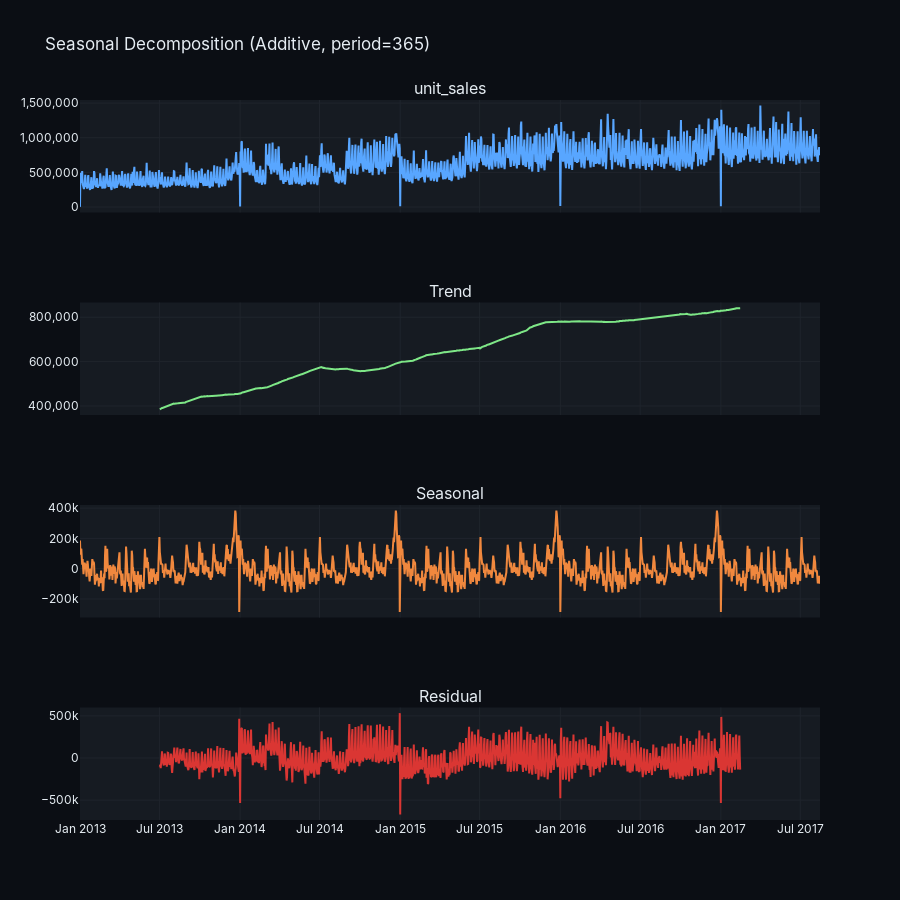

Notebook code cell kept with this figure:
### Code cell
from plotly.subplots import make_subplots
from statsmodels.tsa.seasonal import seasonal_decompose

# Decompose the time series
decomposition = seasonal_decompose(
    daily_sales.set_index("date")["unit_sales"], model="additive", period=365
)

# Zeitreihe vorbereiten (DatetimeIndex + sortiert)
ts = daily_sales.set_index("date")["unit_sales"].sort_index()

# Optional (falls Lücken existieren): ts = ts.asfreq("D").interpolate()

decomp = seasonal_decompose(ts, model="additive", period=365)

fig = make_subplots(
    rows=4,
    cols=1,
    shared_xaxes=True,
    subplot_titles=("unit_sales", "Trend", "Seasonal", "Residual"),
)

fig.add_trace(
    go.Scatter(x=ts.index, y=decomp.observed, mode="lines", name="Observed"),
    row=1,
    col=1,
)
fig.add_trace(
    go.Scatter(x=ts.index, y=decomp.trend, mode="lines", name="Trend"), row=2, col=1
)
fig.add_trace(
    go.Scatter(x=ts.index, y=decomp.seasonal, mode="lines", name="Seasonal"),
    row=3,
    col=1,
)
fig.add_trace(
    go.Scatter(x=ts.index, y=decomp.resid, mode="lines", name="Residual"), row=4, col=1
)

fig.update_layout(
    height=900,
    title="Seasonal Decomposition (Additive, period=365)",
    showlegend=False,
)

# große Zahlen besser lesbar
fig.update_yaxes(
    tickformat=",.0f", exponentformat="none", showexponent="none", row=1, col=1
)
fig.update_yaxes(
    tickformat=",.0f", exponentformat="none", showexponent="none", row=2, col=1
)

fig.show()

### Figure 1 — Plotly figure (JSON) as saved in the notebook; plotly's stock layout.template omitted (floating-point values rounded to 4 significant figures; data arrays with more than 128 entries replaced by an {"elided": "..."} marker saying what was removed)
{"data": [{"mode": "lines", "name": "Observed", "type": "scatter", "x": {"elided": "1684 str values"}, "xaxis": "x", "y": {"elided": "1684 float values"}, "yaxis": "y"}, {"mode": "lines", "name": "Trend", "type": "scatter", "x": {"elided": "1684 str values"}, "xaxis": "x2", "y": {"elided": "1684 float values"}, "yaxis": "y2"}, {"mode": "lines", "name": "Seasonal", "type": "scatter", "x": {"elided": "1684 str values"}, "xaxis": "x3", "y": {"elided": "1684 float values"}, "yaxis": "y3"}, {"mode": "lines", "name": "Residual", "type": "scatter", "x": {"elided": "1684 str values"}, "xaxis": "x4", "y": {"elided": "1684 float values"}, "yaxis": "y4"}], "layout": {"annotations": [{"font": {"size": 16}, "showarrow": false, "text": "unit_sales", "x": 0.5, "xanchor": "center", "xref": "paper", "y": 1, "yanchor": "bottom", "yref": "paper"}, {"font": {"size": 16}, "showarrow": false, "text": "Trend", "x": 0.5, "xanchor": "center", "xref": "paper", "y": 0.7188, "yanchor": "bottom", "yref": "paper"}, {"font": {"size": 16}, "showarrow": false, "text": "Seasonal", "x": 0.5, "xanchor": "center", "xref": "paper", "y": 0.4375, "yanchor": "bottom", "yref": "paper"}, {"font": {"size": 16}, "showarrow": false, "text": "Residual", "x": 0.5, "xanchor": "center", "xref": "paper", "y": 0.1562, "yanchor": "bottom", "yref": "paper"}], "height": 900, "showlegend": false, "title": {"text": "Seasonal Decomposition (Additive, period=365)"}, "xaxis": {"anchor": "y", "domain": [0, 1], "matches": "x4", "showticklabels": false}, "xaxis2": {"anchor": "y2", "domain": [0, 1], "matches": "x4", "showticklabels": false}, "xaxis3": {"anchor": "y3", "domain": [0, 1], "matches": "x4", "showticklabels": false}, "xaxis4": {"anchor": "y4", "domain": [0, 1]}, "yaxis": {"anchor": "x", "domain": [0.8438, 1], "exponentformat": "none", "showexponent": "none", "tickformat": ",.0f"}, "yaxis2": {"anchor": "x2", "domain": [0.5625, 0.7188], "exponentformat": "none", "showexponent": "none", "tickformat": ",.0f"}, "yaxis3": {"anchor": "x3", "domain": [0.2812, 0.4375]}, "yaxis4": {"anchor": "x4", "domain": [0, 0.1562]}}}
